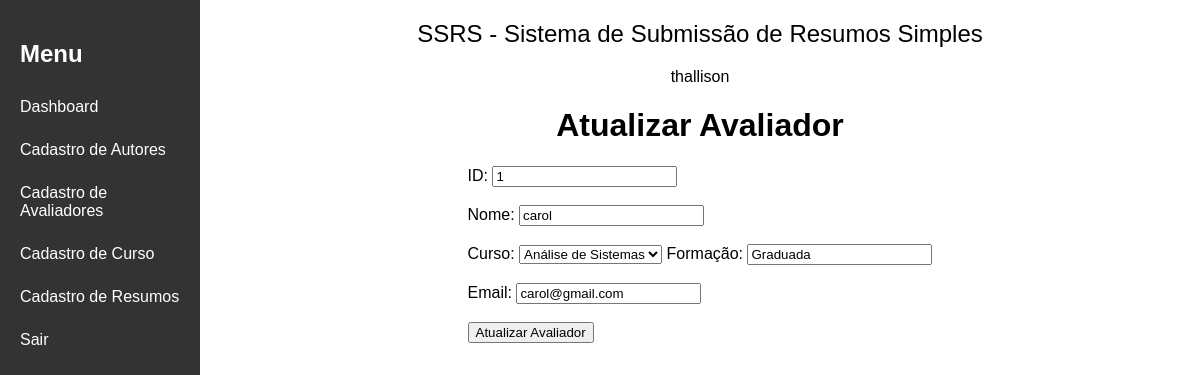
The app's page /src/organizador/cadastro_avaliador/editar.php?id=1 (signed in) with its own data.
### tables this page shows
CREATE TABLE IF NOT EXISTS `avaliadores` (
  `id` INT NOT NULL AUTO_INCREMENT,
  `nome` VARCHAR(45) NULL,
  `email` VARCHAR(45) NULL,
  `senha` VARCHAR(32) NULL,
  `curso` INT NOT NULL,
  `formacao` VARCHAR(45) NULL,
  `telefone` VARCHAR(15) NOT NULL,
  `aprovado` TINYINT(1) NOT NULL,
  PRIMARY KEY (`id`),
  INDEX `fk_avaliadores_cursos1_idx` (`curso` ASC) ,
  CONSTRAINT `fk_avaliadores_cursos1`
    FOREIGN KEY (`curso`)
    REFERENCES `cursos` (`id`)
    ON DELETE NO ACTION
    ON UPDATE NO ACTION);

### src/organizador/cadastro_avaliador/editar.php (the view, shortened to what this page needs)
<?php include("../layout_superior.php") ?>
<!DOCTYPE html>
<html lang="pt-BR">
<head>
</head>
<body>
<?php
$id = $_GET["id"];
$con = new mysqli("localhost", "root", "", "evento");
$res = $con->query("select * from avaliadores where id = $id");
if ($linha = $res->fetch_object()){
    $nome = $linha->nome;
    $formacao = $linha->formacao;
    $email = $linha->email;
    $curso = $linha->curso;
}
?>
    <h1>Atualizar Avaliador</h1>
    <form action="alterar.php" method="post">
        <label for="id">ID:</label>
        <input type="text" id="id" name="id" required value="<?=$id?>"> <br><br>
        <label for="nome">Nome:</label>
        <input type="text" id="nome" name="nome" required  value="<?=$nome?>"><br><br>
        <label for="curso">Curso:</label>
        <select name="curso">
        <?php
            $con = new mysqli("localhost", "root", "", "evento");
            $resultado = $con->query("select * from cursos order by nome");
            while ($linha = $resultado->fetch_object()){
                $id = $linha->id;
                if($id==$curso){
                    $selecionado="selected";
                }else{
                    $selecionado="";
                }
                $nome = $linha->nome;
                echo "<option value='$id' $selecionado >$nome</option>";
            }
        ?>
        </select>
        <label for="formacao">Formação:</label>
        <input type="text" id="formacao" name="formacao" required  value="<?=$formacao?>"><br><br>
        <label for="email">Email:</label>
        <input type="email" id="email" name="email" required  value="<?=$email?>"><br><br>
        <input type="submit" value="Atualizar Avaliador">
    </form>
</body>
</html>
<?php include("../layout_inferior.php") ?>

### src/css/layout.css (style rules this page uses)
body { font-family: Arial, sans-serif; display: flex; min-height: 100vh; margin: 0; }

### records on screen
avaliadores: nome "carol", formacao "Graduada", email "carol@gmail.com"

### other values on screen
$nome "thallison"
form field curso "Análise de Sistemas"
